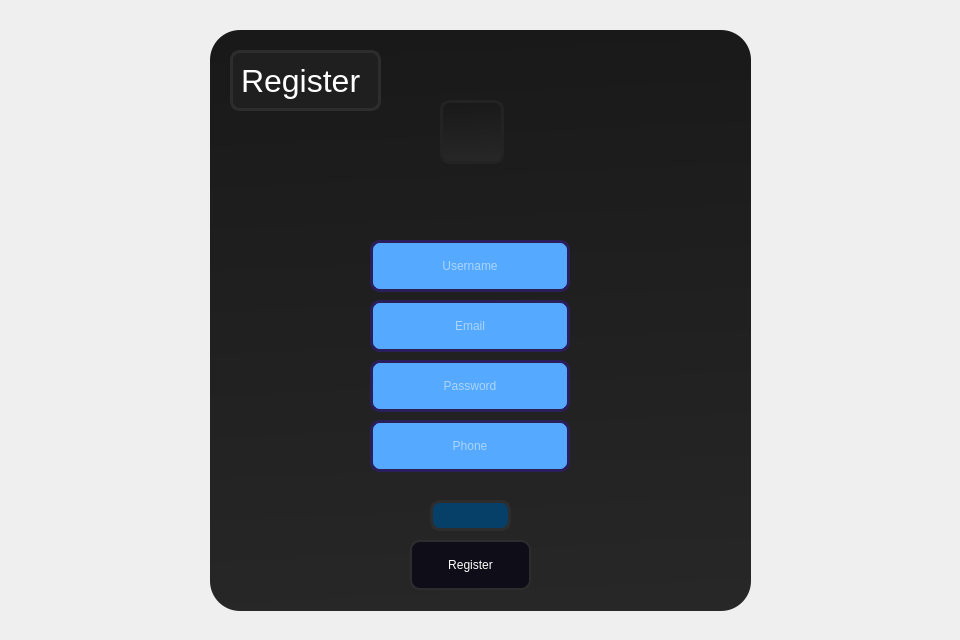
<?xml version="1.0" encoding="UTF-8"?>
<ui version="4.0">
 <class>Form</class>
 <widget class="QWidget" name="Form">
  <property name="geometry">
   <rect>
    <x>0</x>
    <y>0</y>
    <width>960</width>
    <height>640</height>
   </rect>
  </property>
  <property name="windowTitle">
   <string>Form</string>
  </property>
  <property name="styleSheet">
   <string notr="true">QWidget{
image: url(:/background/Resources/1920x1080-px-Moon-satellite-simple-space-1473897.jpg);

}</string>
  </property>
  <widget class="QFrame" name="input_fileds_frame">
   <property name="geometry">
    <rect>
     <x>210</x>
     <y>30</y>
     <width>541</width>
     <height>581</height>
    </rect>
   </property>
   <property name="styleSheet">
    <string notr="true">
QFrame{
	background-color: qlineargradient(spread:pad, x1:0.489, y1:0, x2:0.534, y2:1, stop:0 rgba(25, 25, 25, 255), stop:1 rgba(39, 39, 39, 255));
 image:null;
border-radius:30px

}
QLineEdit {
	border: 2px solid rgb(0, 93, 159);
	border-radius: 10px;
	padding: 15px;
	background-color: rgb(0, 69, 116);
	color: rgb(255, 255, 255);
 image:null;
}
QLineEdit:hover {
	border: 2px solid rgb(0, 66, 124);
 image:null;
}
QLineEdit:focus {
	border: 2px solid rgb(206, 206, 206);
	color: rgb(200, 200, 200);
 image:null;
}
QPushButton {
	border: 2px solid rgb(45, 45, 45);
 image:null;
	border-radius: 10px;
	padding: 15px;
	background-color:rgb(14, 13, 24);
	color: rgb(255, 255, 255);
}
QPushButton:hover {
	border: 2px solid rgb(0, 66, 124);
 image:null;
}
QLabel{
	border:3px solid  rgb(45, 45, 45);
 image:null;
	border-radius: 10px;
	
	background-color: rgb(6, 63, 104);
}
QCheckBox{
	color: rgb(255, 255, 255);
	padding: 10px;
 image:null;
}
QCheckBox::indicator {
    border: 3px solid rgb(0, 93, 159);
	width: 20px;
	height: 20px;
	border-radius: 10px;
    background:rgb(0, 0, 0);
}
QCheckBox::indicator:hover {
    border: 3px solid rgb(255, 255, 255);
}
QCheckBox::indicator:checked {
    background: 3px solid rgb(34, 34, 34);
	background-image: url(:/icons/icons/cil-check.png);
}</string>
   </property>
   <property name="frameShape">
    <enum>QFrame::StyledPanel</enum>
   </property>
   <property name="frameShadow">
    <enum>QFrame::Raised</enum>
   </property>
   <widget class="QLineEdit" name="lineEdit">
    <property name="geometry">
     <rect>
      <x>160</x>
      <y>210</y>
      <width>200</width>
      <height>52</height>
     </rect>
    </property>
    <property name="minimumSize">
     <size>
      <width>200</width>
      <height>50</height>
     </size>
    </property>
    <property name="maximumSize">
     <size>
      <width>200</width>
      <height>16777215</height>
     </size>
    </property>
    <property name="styleSheet">
     <string notr="true">border:3px solid  rgb(43, 31, 91);
border-radius: 10px;
background-color: rgb(85, 170, 255);</string>
    </property>
    <property name="alignment">
     <set>Qt::AlignCenter</set>
    </property>
    <property name="placeholderText">
     <string>Username</string>
    </property>
   </widget>
   <widget class="QLineEdit" name="lineEdit_2">
    <property name="geometry">
     <rect>
      <x>160</x>
      <y>270</y>
      <width>200</width>
      <height>52</height>
     </rect>
    </property>
    <property name="minimumSize">
     <size>
      <width>200</width>
      <height>50</height>
     </size>
    </property>
    <property name="maximumSize">
     <size>
      <width>200</width>
      <height>16777215</height>
     </size>
    </property>
    <property name="styleSheet">
     <string notr="true">border:3px solid  rgb(43, 31, 91);
border-radius: 10px;
background-color: rgb(85, 170, 255);</string>
    </property>
    <property name="echoMode">
     <enum>QLineEdit::Normal</enum>
    </property>
    <property name="alignment">
     <set>Qt::AlignCenter</set>
    </property>
    <property name="placeholderText">
     <string>Email</string>
    </property>
   </widget>
   <widget class="QPushButton" name="pushButton">
    <property name="geometry">
     <rect>
      <x>200</x>
      <y>510</y>
      <width>121</width>
      <height>50</height>
     </rect>
    </property>
    <property name="minimumSize">
     <size>
      <width>0</width>
      <height>50</height>
     </size>
    </property>
    <property name="maximumSize">
     <size>
      <width>200</width>
      <height>16777215</height>
     </size>
    </property>
    <property name="text">
     <string>Register</string>
    </property>
   </widget>
   <widget class="QFrame" name="profile_icon_frame">
    <property name="geometry">
     <rect>
      <x>230</x>
      <y>70</y>
      <width>64</width>
      <height>64</height>
     </rect>
    </property>
    <property name="minimumSize">
     <size>
      <width>64</width>
      <height>64</height>
     </size>
    </property>
    <property name="maximumSize">
     <size>
      <width>64</width>
      <height>64</height>
     </size>
    </property>
    <property name="autoFillBackground">
     <bool>false</bool>
    </property>
    <property name="styleSheet">
     <string notr="true">image: url(:/background/Resources/user.png);
border-radius: 10px;
border: 3px solid rgb(35, 35, 35);

</string>
    </property>
    <property name="frameShape">
     <enum>QFrame::StyledPanel</enum>
    </property>
    <property name="frameShadow">
     <enum>QFrame::Raised</enum>
    </property>
   </widget>
   <widget class="QLineEdit" name="lineEdit_3">
    <property name="geometry">
     <rect>
      <x>160</x>
      <y>330</y>
      <width>200</width>
      <height>52</height>
     </rect>
    </property>
    <property name="minimumSize">
     <size>
      <width>200</width>
      <height>50</height>
     </size>
    </property>
    <property name="maximumSize">
     <size>
      <width>200</width>
      <height>16777215</height>
     </size>
    </property>
    <property name="styleSheet">
     <string notr="true">border:3px solid  rgb(43, 31, 91);
border-radius: 10px;
background-color: rgb(85, 170, 255);</string>
    </property>
    <property name="echoMode">
     <enum>QLineEdit::Password</enum>
    </property>
    <property name="alignment">
     <set>Qt::AlignCenter</set>
    </property>
    <property name="placeholderText">
     <string>Password</string>
    </property>
   </widget>
   <widget class="QLineEdit" name="lineEdit_4">
    <property name="geometry">
     <rect>
      <x>160</x>
      <y>390</y>
      <width>200</width>
      <height>52</height>
     </rect>
    </property>
    <property name="minimumSize">
     <size>
      <width>200</width>
      <height>50</height>
     </size>
    </property>
    <property name="maximumSize">
     <size>
      <width>200</width>
      <height>16777215</height>
     </size>
    </property>
    <property name="styleSheet">
     <string notr="true">border:3px solid  rgb(43, 31, 91);
border-radius: 10px;
background-color: rgb(85, 170, 255);</string>
    </property>
    <property name="echoMode">
     <enum>QLineEdit::Normal</enum>
    </property>
    <property name="alignment">
     <set>Qt::AlignCenter</set>
    </property>
    <property name="placeholderText">
     <string>Phone</string>
    </property>
   </widget>
   <widget class="QLabel" name="label">
    <property name="geometry">
     <rect>
      <x>220</x>
      <y>470</y>
      <width>81</width>
      <height>31</height>
     </rect>
    </property>
    <property name="font">
     <font>
      <family>Segoe UI</family>
      <pointsize>14</pointsize>
     </font>
    </property>
    <property name="styleSheet">
     <string notr="true">color:white;

</string>
    </property>
    <property name="text">
     <string/>
    </property>
   </widget>
   <widget class="QLabel" name="label_2">
    <property name="geometry">
     <rect>
      <x>20</x>
      <y>20</y>
      <width>151</width>
      <height>61</height>
     </rect>
    </property>
    <property name="font">
     <font>
      <family>Segoe UI</family>
      <pointsize>24</pointsize>
     </font>
    </property>
    <property name="styleSheet">
     <string notr="true">color:white;
background-color:rgb(31, 31, 31);
</string>
    </property>
    <property name="text">
     <string>Register</string>
    </property>
   </widget>
  </widget>
 </widget>
 <resources>
  <include location="resource.qrc"/>
 </resources>
 <connections/>
</ui>
